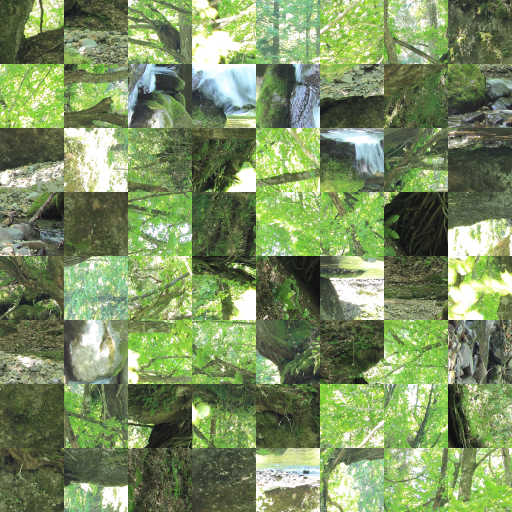
#> input picture src/procon_main/problem.ppm, 1024 x 1024 px, found by its file name (shown at 1/2 size)
$ python fuku.py
#> lines starting #> are read from the running program, lines starting #| are printed output that depends on the picture
import numpy as np
import cv2
import random
import sys


args = sys.argv
#手動でいじるところ######################################################################################
sx=0
sy=0
#クルッと回したあとにx方向にいくつ移動？y方向にいくつ移動？
########負解像度　大きくなるほど粗くなる
kaitensuu=0
kaizou=2
bairitu=1
kan=150##計算のがんばり具合（大きいと遅くなるが、ちゃんと計算してくれる）
########################################################################################
if 2==len(args):
 kan=int(args[1])

if 4==len(args):
 sx=int(args[1])
 sy=int(args[2])
 kaitensuu=int(args[3])

if 5==len(args):
 sx=int(args[1])
 sy=int(args[2])
 kaitensuu=int(args[3])
 kan=int(args[4])

#img = cv2.imread('fuck image3.png', cv2.IMREAD_COLOR)
img = cv2.imread('problem.ppm', cv2.IMREAD_COLOR)
#> img is the input picture: shape (1024, 1024, 3); mean B, G, R 98.1, 144.4, 123.9

chimg=img

file=open('problem.ppm', 'rb')
memo=file.read()[0:32].decode(encoding='utf-8').split("\n")[1].split(" ")
print(memo)
file.close()


m=int(memo[2])
n=int(memo[1])
im=np.zeros((m,n,int(img.shape[0]/m), int(img.shape[1]/n),3), dtype='uint8')#もとの画像データ

for nun1 in range(m):
   for nun2 in range(n):
      im[nun1,nun2]=img[nun1*int(img.shape[0]/m):nun1*int(img.shape[0]/m)+int(img.shape[0]/m),nun2*int(img.shape[1]/n):nun2*int(img.shape[1]/n)+int(img.shape[1]/n)].copy()#画像の分割


#0右　1下　2左 3上(時計回りに読み上げる)
#縦　横　回転　位置　色
boundary_right=np.zeros((m,n,4,int(img.shape[0]/m),3), dtype='uint8')#比べる用の変数の準備

for nun1 in range(m):
   for nun2 in range(n):
    for q in range(4):
     for p in range(int(img.shape[0]/m)):
      if q==0:
       boundary_right[nun1,nun2,q,p]=im[nun1,nun2,p,int(img.shape[0]/m)-1].copy()
      elif q==1:
       boundary_right[nun1,nun2,q,p]=im[nun1,nun2,int(img.shape[0]/m)-1,int(img.shape[1]/n)-1-p].copy()
      elif q==2:
       boundary_right[nun1,nun2,q,p]=im[nun1,nun2,int(img.shape[0]/m)-1-p,0].copy()
      elif q==3:
       boundary_right[nun1,nun2,q,p]=im[nun1,nun2,0,p].copy()

def rot(d,r):#多分左回転
 c1=d+r
 if c1>=4:
  c1=c1-4
 return c1
def get_fragment(q1,u,v,ran):#そのピースの指定した方向にran番会いそうなピースを返す
 distan=5
 sabo=1
 atu=2
 sums=[kan]*(ran)#0が一番近い（小さい)
 datas=[[0,0,4] for j in range(ran)]

 for nun1 in range(m):
  for nun2 in range(n):
   for q2 in range(4):
    sum=0
    if nun1==u and nun2==v and q2==q1:
     sum=kan
    for p1 in range(int(img.shape[0]/m/sabo)-(atu-1)):
     for p2 in range(3):
      #色の差
      rr=(float(boundary_right[nun1,nun2,q2,(p1)*sabo,p2])-float(boundary_right[u,v,q1,int(img.shape[0]/m)-1-(p1)*sabo,p2]))
      rr=rr*rr/255
      for zzz in range(atu):
       memo=(float(boundary_right[nun1,nun2,q2,(p1)*sabo,p2])-float(boundary_right[u,v,q1,int(img.shape[0]/m)-1-(p1+zzz)*sabo,p2]))
       memo=memo*memo/255
       if memo<rr:
        rr=memo
      if sum<kan-rr*rr:
       sum=sum+rr*rr
      else:
       sum=kan
       break
     if sum==kan:
      break
    #print(sum)
    if sum<kan:
     flag=True
     for i in range(len(sums)):
      if sum<sums[i]:
       for q in range(len(sums)-1-i):
        datas[-q][0]=datas[-(q+1)][0]
        datas[-q][1]=datas[-(q+1)][1]
        datas[-q][2]=datas[-(q+1)][2]
        sums[-q]=sums[-(q+1)]
       datas[i][0]=nun1
       datas[i][1]=nun2
       datas[i][2]=q2
       sums[i]=sum
       flag=False
       break
 print(sums)
 return datas,sums

#m*n の 3*3 の3データ
fragment=np.zeros((m,n,3,3,3), dtype='uint8')
start_x=-1
start_y=-1
used=[[False]*fragment.shape[1] for g in range(fragment.shape[0])]

hani=1
Edge_distanc_rank=np.zeros((m,n,4,hani,3), dtype='uint8')
Edge_distanc_sums=np.zeros((m,n,4,hani))
for g1 in range(m):
 for h1 in range(n):
  for i1 in range(4):
   memo1,memo2=get_fragment(i1,g1,h1,hani)
   Edge_distanc_rank[g1,h1,i1]=np.array(memo1)
   Edge_distanc_sums[g1,h1,i1]=np.array(memo2)
   if Edge_distanc_rank[g1,h1,i1,0,2]==4:
    print(str(g1)+"*"+str(h1)+"*"+str(i1))
#6 7 0
#5 8 1
#4 3 2
kai=[[0,2],[1,2],[2,2],[2,1],[2,0],[1,0],[0,0],[0,1]]

for g in range(m):
 for h in range(n):
  for o in range(8):
   fragment[g,h,kai[o][0],kai[o][1],2]=4
  fragment[g,h,1,1,0]=g
  fragment[g,h,1,1,1]=h
  fragment[g,h,1,1,2]=3
  for o in range(4):
   memon=Edge_distanc_rank[g,h,rot(o,rot(3-fragment[g,h,1,1,2],1)),0].copy()
   if memon[2]!=4:
    memo=Edge_distanc_rank[memon[0],memon[1],memon[2],0].copy()
    print(Edge_distanc_rank[g,h,rot(o,rot(3-fragment[g,h,1,1,2],1))])
    print(Edge_distanc_rank[memon[0],memon[1],memon[2]])
    memon[2]=rot(3-memon[2],3)
    memon[2]=rot(memon[2],o)
   if memo[0]!=g or memo[1]!=h:
    memon[2]=4
   else:
    print(str(memon[0])+","+str(memon[1])+"|"+str(g)+","+str(h))

   fragment[g,h,kai[2*o+1][0],kai[2*o+1][1]]=memon.copy()

  for o in range(4):
   i1=o*2-1
   i2=o*2+1
   i3=o*2

   r1=o
   r2=o+1+2
   if r2>=4:
    r2=r2-4
   memo1=Edge_distanc_rank[fragment[g,h,kai[i1][0],kai[i1][1],0],fragment[g,h,kai[i1][0],kai[i1][1],1],rot(r1,rot(3-fragment[g,h,kai[i1][0],kai[i1][1],2],1)),0].copy()
   if memo1[2]!=4:
    memo=Edge_distanc_rank[memo1[0],memo1[1],memo1[2],0].copy()
    memo1[2]=rot(3-memo1[2],3)
    memo1[2]=rot(memo1[2],r1)
   if fragment[g,h,kai[i1][0],kai[i1][1],2]==4 or (memo[0]!=fragment[g,h,kai[i1][0],kai[i1][1],0] or memo[1]!=fragment[g,h,kai[i1][0],kai[i1][1],1]):
    memo1[2]=4

   memo2=Edge_distanc_rank[fragment[g,h,kai[i2][0],kai[i2][1],0],fragment[g,h,kai[i2][0],kai[i2][1],1],rot(r2,rot(3-fragment[g,h,kai[i2][0],kai[i2][1],2],1)),0].copy()
   if memo2[2]!=4:
    memo=Edge_distanc_rank[memo2[0],memo2[1],memo2[2],0].copy()
    memo2[2]=rot(3-memo2[2],3)
    memo2[2]=rot(memo2[2],r2)
   if fragment[g,h,kai[i2][0],kai[i2][1],2]==4 or (memo[0]!=fragment[g,h,kai[i2][0],kai[i2][1],0] or memo[1]!=fragment[g,h,kai[i2][0],kai[i2][1],1]):
    memo2[2]=4

   if memo1[0]==memo2[0] and memo1[1]==memo2[1] and memo1[2]==memo2[2] and (memo1[2]!=4 and memo2[2]!=4):
    fragment[g,h,kai[i3][0],kai[i3][1]]=memo2.copy()
    print(str(g)+"*"+str(h))

for g in range(m):
 for h in range(n):
  fla=True
  for o in range(4):
   if fragment[g,h,kai[o*2][0],kai[o*2][1],2]==4 and fragment[g,h,kai[o*2-2][0],kai[o*2-2][1],2]==4:
    fragment[g,h,kai[o*2][0],kai[o*2-1][1],2]=4
    fla=False
  if fla and start_x==-1:
   start_x=g
   start_y=h

fulset=[[np.zeros((3), dtype='uint8')]]#比べる用の変数の準備
yoyaku=[[start_x,start_y,0,0,kaitensuu]]##ここでも一応回転はいじれる
used=np.full((fragment.shape[0], fragment.shape[1]), 0)
used[start_x,start_y]=1

while len(yoyaku)>=1:
#for qq in range(9):
 fulset[yoyaku[0][2]][yoyaku[0][3]]=fragment[yoyaku[0][0],yoyaku[0][1],1,1].copy()
 memoa=fulset[yoyaku[0][2]][yoyaku[0][3]][2]
 fulset[yoyaku[0][2]][yoyaku[0][3]][2]=rot(fulset[yoyaku[0][2]][yoyaku[0][3]][2],yoyaku[0][4])

 if yoyaku[0][2]==0:
  fulset.insert(0,[np.array([0,0,4], dtype='uint8') for b in range(len(fulset[yoyaku[0][2]]))])
  for y in range(len(yoyaku)):
   yoyaku[y][2]=yoyaku[y][2]+1

 if yoyaku[0][3]==0:
  for b in range(len(fulset)):
   fulset[b].insert(0,np.array([0,0,4], dtype='uint8'))
  for y in range(len(yoyaku)):
   yoyaku[y][3]=yoyaku[y][3]+1

 if yoyaku[0][2]==len(fulset)-1:
  fulset.append([np.array([0,0,4], dtype='uint8') for b in range(len(fulset[yoyaku[0][2]]))])

 if yoyaku[0][3]==len(fulset[yoyaku[0][2]])-1:
  for b in range(len(fulset)):
   fulset[b].append(np.array([0,0,4], dtype='uint8'))

 for o in range(8):
  p=o+yoyaku[0][4]*2
  if p >= 8:
   p=p-8

  i1=yoyaku[0][2]+kai[p][0]-1
  i2=yoyaku[0][3]+kai[p][1]-1
  if not(used[fragment[yoyaku[0][0],yoyaku[0][1],kai[o][0],kai[o][1],0],fragment[yoyaku[0][0],yoyaku[0][1],kai[o][0],kai[o][1],1]]>=1):
   u=fragment[yoyaku[0][0],yoyaku[0][1],kai[o][0],kai[o][1],0]
   v=fragment[yoyaku[0][0],yoyaku[0][1],kai[o][0],kai[o][1],1]
   if fulset[i1][i2][2]==4 and fragment[yoyaku[0][0],yoyaku[0][1],kai[o][0],kai[o][1],2]!=4:
    yoyaku.append([0,0,0,0,4])
    yoyaku[-1][0]=u
    yoyaku[-1][1]=v

    yoyaku[-1][2]=i1
    yoyaku[-1][3]=i2

    yoyaku[-1][4]=rot(fragment[yoyaku[0][0],yoyaku[0][1],kai[o][0],kai[o][1],2],rot(yoyaku[0][4],rot(3-memoa,1)))
    used[u,v]=used[u,v]+1

 del yoyaku[0]


index=np.full((m*bairitu,n*bairitu,3),np.array([0,0,4], dtype='uint8'))
used=np.full((fragment.shape[0], fragment.shape[1]), 0)

sy=-sy

for mm in range(index.shape[0]):
 if mm+sy+1>=0 and len(fulset[0])>mm+sy+1:
  for mmm in range(index.shape[1]):
   if len(fulset)-1-(mmm-sx+1)>=0 and len(fulset)>len(fulset)-1-(mmm-sx+1):
    index[mm,mmm]=fulset[len(fulset)-1-(mmm-sx+1)][(mm+sy+1)].copy()
    if index[mm,mmm,2]!=4:
     index[mm,mmm,2]=rot(index[mm,mmm,2],1)
     used[index[mm,mmm,0],index[mm,mmm,1]]=2

#ダメ押し
yoyaku=[]
for ii in range(m):
 for jj in range(n):
  if 1<=used[index[ii,jj,0],index[ii,jj,1]] and index[ii,jj,2]<4:
   if ii+1<m:
    if index[ii+1,jj,2]==4:
     yoyaku.append([index[ii,jj,0],index[ii,jj,1],ii,jj,rot(index[ii,jj,2],1)])
   if ii-1>=0:
    if index[ii-1,jj,2]==4:
     yoyaku.append([index[ii,jj,0],index[ii,jj,1],ii,jj,rot(index[ii,jj,2],1)])
   if jj+1<n:
    if index[ii,jj+1,2]==4:
     yoyaku.append([index[ii,jj,0],index[ii,jj,1],ii,jj,rot(index[ii,jj,2],1)])
   if jj-1>=0:
    if index[ii,jj-1,2]==4:
     yoyaku.append([index[ii,jj,0],index[ii,jj,1],ii,jj,rot(index[ii,jj,2],1)])

while len(yoyaku)>=1:
#for qq in range(1):
 index[yoyaku[0][2],yoyaku[0][3]]=fragment[yoyaku[0][0],yoyaku[0][1],1,1].copy()
 memoa=index[yoyaku[0][2],yoyaku[0][3],2]
 index[yoyaku[0][2],yoyaku[0][3],2]=rot(index[yoyaku[0][2],yoyaku[0][3],2],yoyaku[0][4])

 for o in range(8):
  p=o+yoyaku[0][4]*2
  if p >= 8:
   p=p-8

  i1=yoyaku[0][2]+kai[p][0]-1
  i2=yoyaku[0][3]+kai[p][1]-1
  if m>i1 and i1>=0 and n>i2 and i2>=0:
   if not(used[fragment[yoyaku[0][0],yoyaku[0][1],kai[o][0],kai[o][1],0],fragment[yoyaku[0][0],yoyaku[0][1],kai[o][0],kai[o][1],1]]>=1):
    u=fragment[yoyaku[0][0],yoyaku[0][1],kai[o][0],kai[o][1],0]
    v=fragment[yoyaku[0][0],yoyaku[0][1],kai[o][0],kai[o][1],1]

    if index[i1,i2,2]==4 and fragment[yoyaku[0][0],yoyaku[0][1],kai[o][0],kai[o][1],2]!=4:
     yoyaku.append([0,0,0,0,4])
     yoyaku[-1][0]=u
     yoyaku[-1][1]=v

     yoyaku[-1][2]=i1
     yoyaku[-1][3]=i2

     yoyaku[-1][4]=rot(fragment[yoyaku[0][0],yoyaku[0][1],kai[o][0],kai[o][1],2],rot(yoyaku[0][4],rot(3-memoa,1)))
     used[u,v]=used[u,v]+1

 del yoyaku[0]

for hh1 in range(m):
 for hh2 in range(n):
  if index[hh1,hh2,2]==4:
   flg=False
   for ii1 in range(used.shape[0]):
    if not(flg):
     for ii2 in range(used.shape[1]):
      if used[ii1,ii2]<1 and not(flg):
       used[ii1,ii2]=2
       index[hh1,hh2]=fragment[ii1,ii2,1,1].copy()
       flg=True


for tt1 in range(used.shape[0]):
 text=""
 for tt2 in range(used.shape[1]):
  text=text+" "+str(used[tt1,tt2])
 print(text)


cv2.imshow('fuck image', img)


ful=np.zeros((int(img.shape[0]/m/kaizou)*index.shape[0],int(img.shape[1]/n/kaizou)*index.shape[1],3), dtype='uint8')
for nun1 in range(index.shape[0]):
 for nun2 in range(index.shape[1]):
  for p1 in range(int(img.shape[0]/m/kaizou)):
   for p2 in range(int(img.shape[1]/n/kaizou)):
    x=index[nun1,nun2,0]
    y=index[nun1,nun2,1]
    r=index[nun1,nun2,2]
    if r==0:#回転なし
     ful[(nun1)*int(img.shape[0]/m/kaizou)+p1,(nun2)*int(img.shape[1]/n/kaizou)+p2]=im[x,y,p1*kaizou,p2*kaizou].copy()
    elif r==1:#右１周り
     ful[(nun1)*int(img.shape[0]/m/kaizou)+p1,(nun2)*int(img.shape[1]/n/kaizou)+p2]=im[x,y,int(img.shape[0]/m)-1-p2*kaizou,p1*kaizou].copy()
    elif r==2:#右２周り
     ful[(nun1)*int(img.shape[0]/m/kaizou)+p1,(nun2)*int(img.shape[1]/n/kaizou)+p2]=im[x,y,int(img.shape[1]/n)-1-p1*kaizou,int(img.shape[0]/m)-1-p2*kaizou].copy()
    elif r==3:#右３周り
     ful[(nun1)*int(img.shape[0]/m/kaizou)+p1,(nun2)*int(img.shape[1]/n/kaizou)+p2]=im[x,y,p2*kaizou,int(img.shape[1]/n)-1-p1*kaizou].copy()
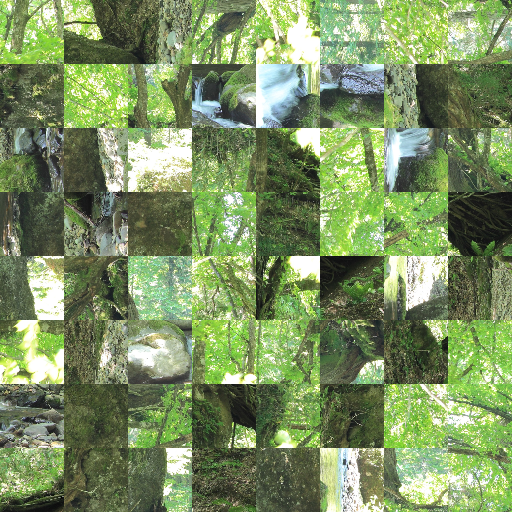
#> ful: shape (512, 512, 3); mean B, G, R 98.1, 144.4, 123.9
cv2.imshow('fimage', ful)

cv2.waitKey(0)

savefile=open('problem.txt', 'w', encoding='UTF-8')
text=""

for i1 in range(index.shape[0]):
 for i2 in range(index.shape[1]):
  for i3 in [1,0,2]:
   text=text+str(index[i1,i2,i3])
   if i3<index.shape[2]-1:
    text=text+","
  if i2<index.shape[1]-1:
   text=text+"\t"
 if i1<index.shape[0]-1:
  text=text+"\n"
savefile.write(text)
savefile.close()
